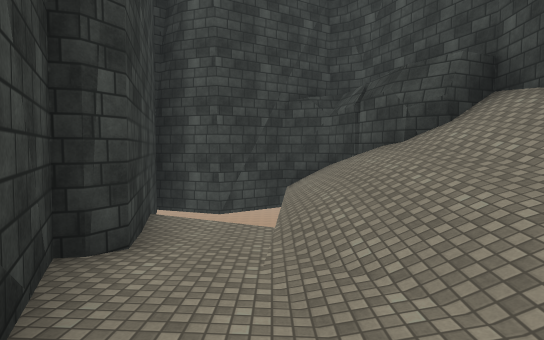
[1] (above)

20 first-person views from a walk through a Unity game level. The camera is 1.4 m above the floor, tilts 4° down and sees 80° across. The floor is counted in squares, 2 m on a side. Each view is taken from the middle of a square. On the plan, view 1 faces up. The plan holds only what a view shows up to about 10 squares ahead; the rest is blank. The place goes on beyond the plan. Surface patterns are stand-ins for the level's own textures.

[2]
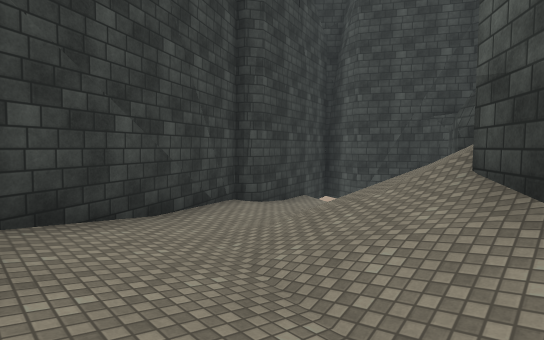

[3]
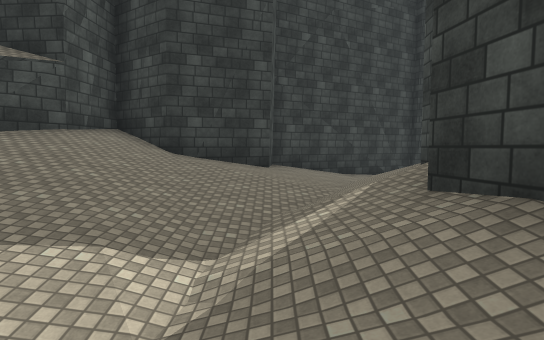

[4]
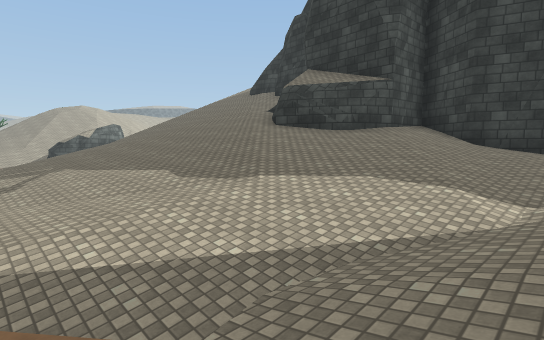

[5]
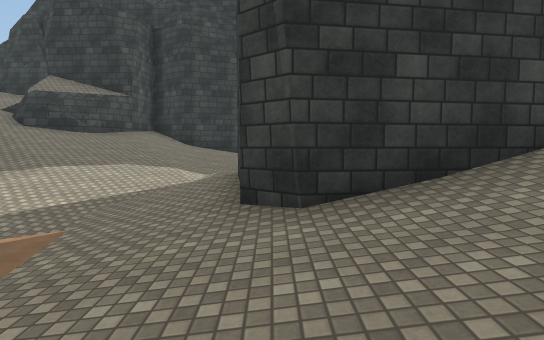

[6]
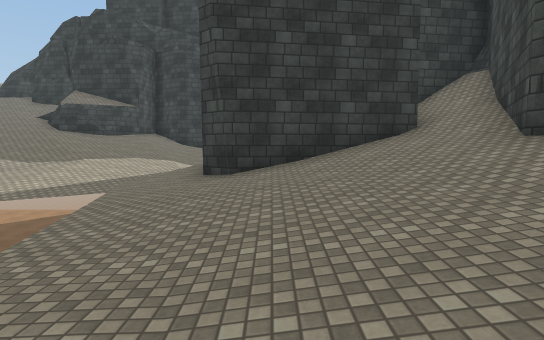

[7]
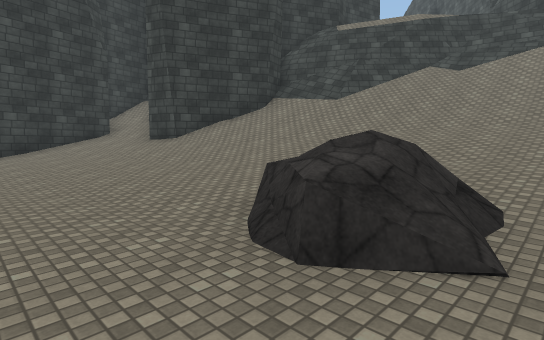

[8]
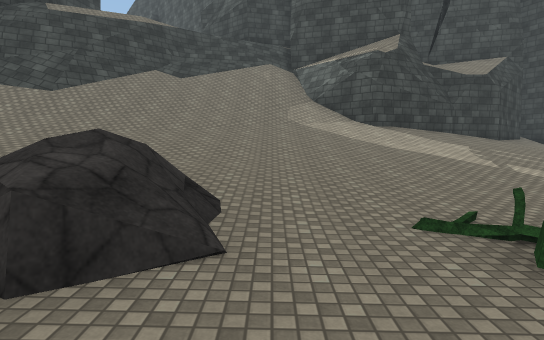

[9]
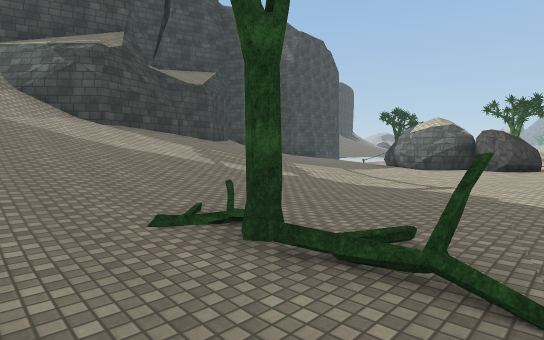

[10]
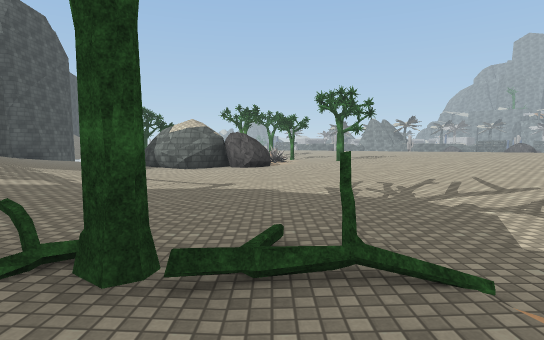

[11]
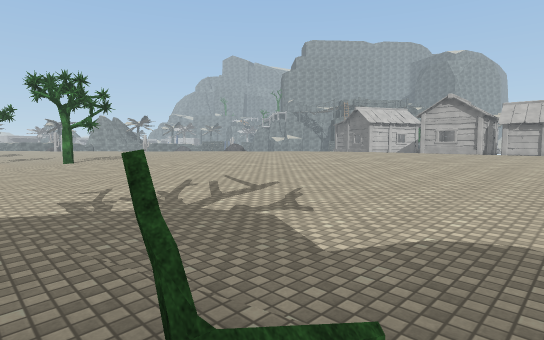

[12]
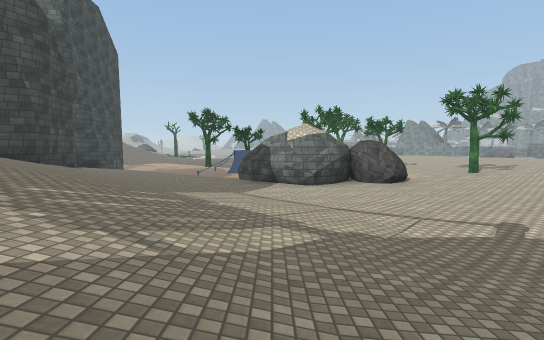

[13]
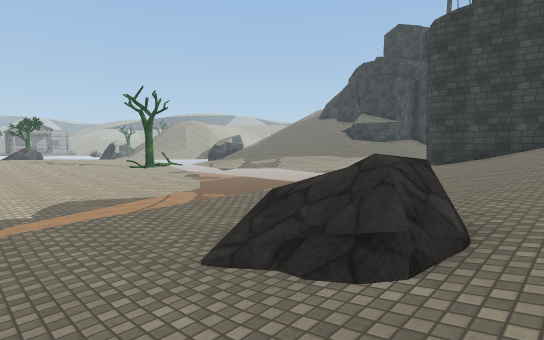

[14]
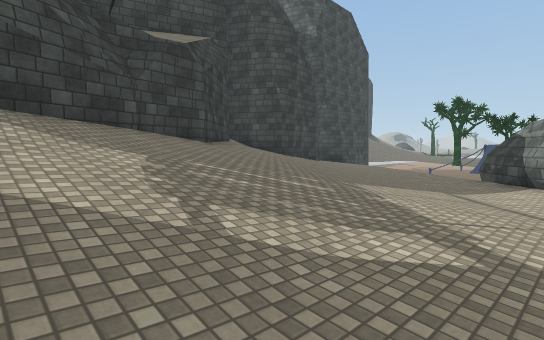

[15]
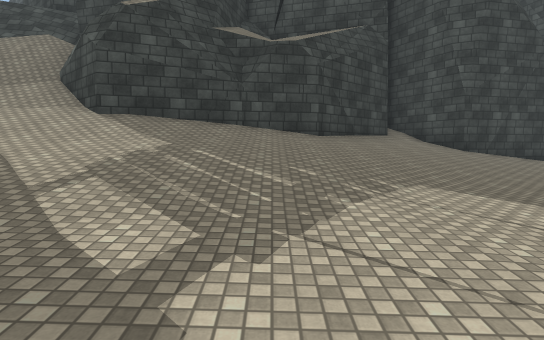

[16]
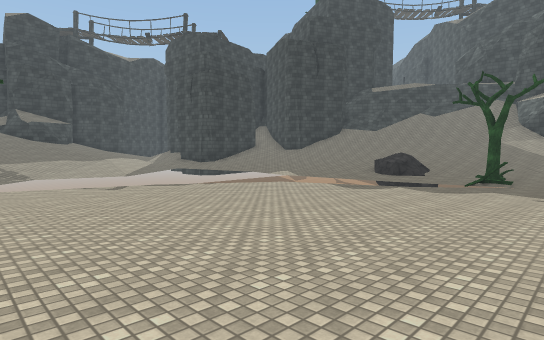

[17]
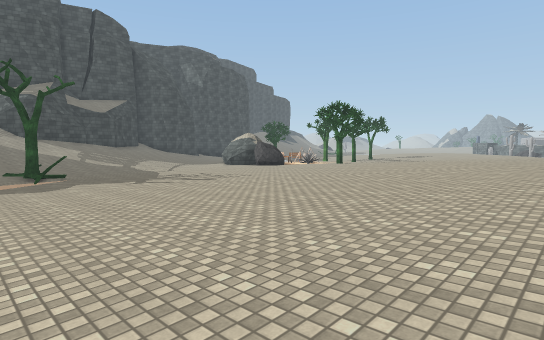

[18]
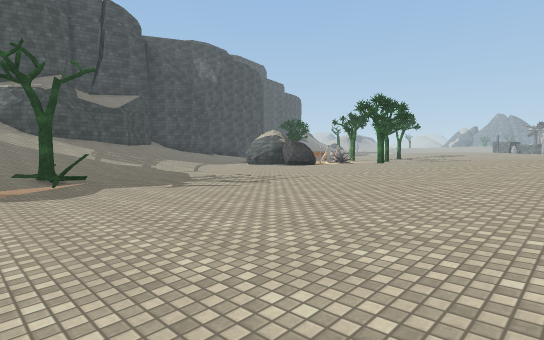

[19]
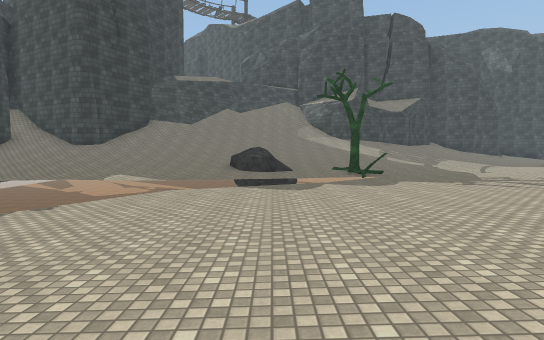

[20]
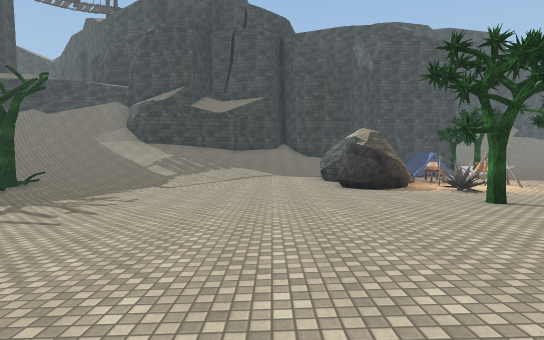

### Floor plan
Key: @ floor where view 1 was taken; # wall or solid block; . main floor; : floor 0.5 m higher than the main floor; - floor 0.5 m lower than the main floor; + floor 0.75 m higher than the main floor; _ floor 0.75 m lower than the main floor; * floor 1.25 m higher than the main floor; % floor 1.5 m higher than the main floor; & floor 2 m higher than the main floor; / step, stairs or slope; = window, fence, low wall or low ledge; v drop or lower ground; R rock; T tree; O other object.
Columns run from 2 left of view 1 to 34 right of it. Each row starts with its distance up from view 1.
 12                       ///        ###
 11                       ///##     ##/##
 10                     #=///##    ##++:.
  9                  #/##/////######++:..
  8   ###            ##=///////#//*++:..-
  7 ###/#            #/=/////////+++:..-_
  6 # v/##          ##/////%**++++:...-_-
  5 #vv/###    ###  #////**++++::....-_-#
  4 #_////#    #/####///+++::......--__##
  3 #-////#     ////////:::.....----__-##
  2 #--///#      #/++::...R+.-T--____--##
  1 ##..//##     #+:.......:--T___-----RR
  0  #@..//###   #.....------_T---------R
 -1  ##::../+//###...--------v___--------
 -2   ###++:./....---vvvvvvvv__-------...
 -3     #++:/..-/vv      vv___------.....
 -4     #///+:.._v      v___------.......
 -5     #//%*+:.-_      v__------........
 -6     ###%%+:.-_     v__------........
 -7      ##&%/+/-_     _------.........::
 -8      ##///+./_     _-----........::::
 -9       ////+:/     v-----........:::::
-10        //%+:/     _---........:::::::
-11         /%*+.      O   ......:

Where each view was taken, in squares from view 1:
view 1: 0 up, 0 right, facing up
view 2: 2 down, 4 right, facing up-left
view 3: 2 down, 9 right, facing left
view 4: 2 down, 11 right, facing down-left
view 5: 1 down, 14 right, facing left
view 6: 0 up, 17 right, facing left
view 7: 1 down, 22 right, facing up-left
view 8: 1 down, 22 right, facing up
view 9: 1 down, 22 right, facing up-right
view 10: 0 up, 22 right, facing right
view 11: 0 up, 23 right, facing down-right
view 12: 4 up, 24 right, facing right
view 13: 3 up, 23 right, facing down-left
view 14: 3 up, 25 right, facing up-right
view 15: 2 up, 28 right, facing up
view 16: 11 down, 26 right, facing up-left
view 17: 11 down, 22 right, facing up-right
view 18: 9 down, 22 right, facing up-right
view 19: 10 down, 21 right, facing up
view 20: 8 down, 31 right, facing up
